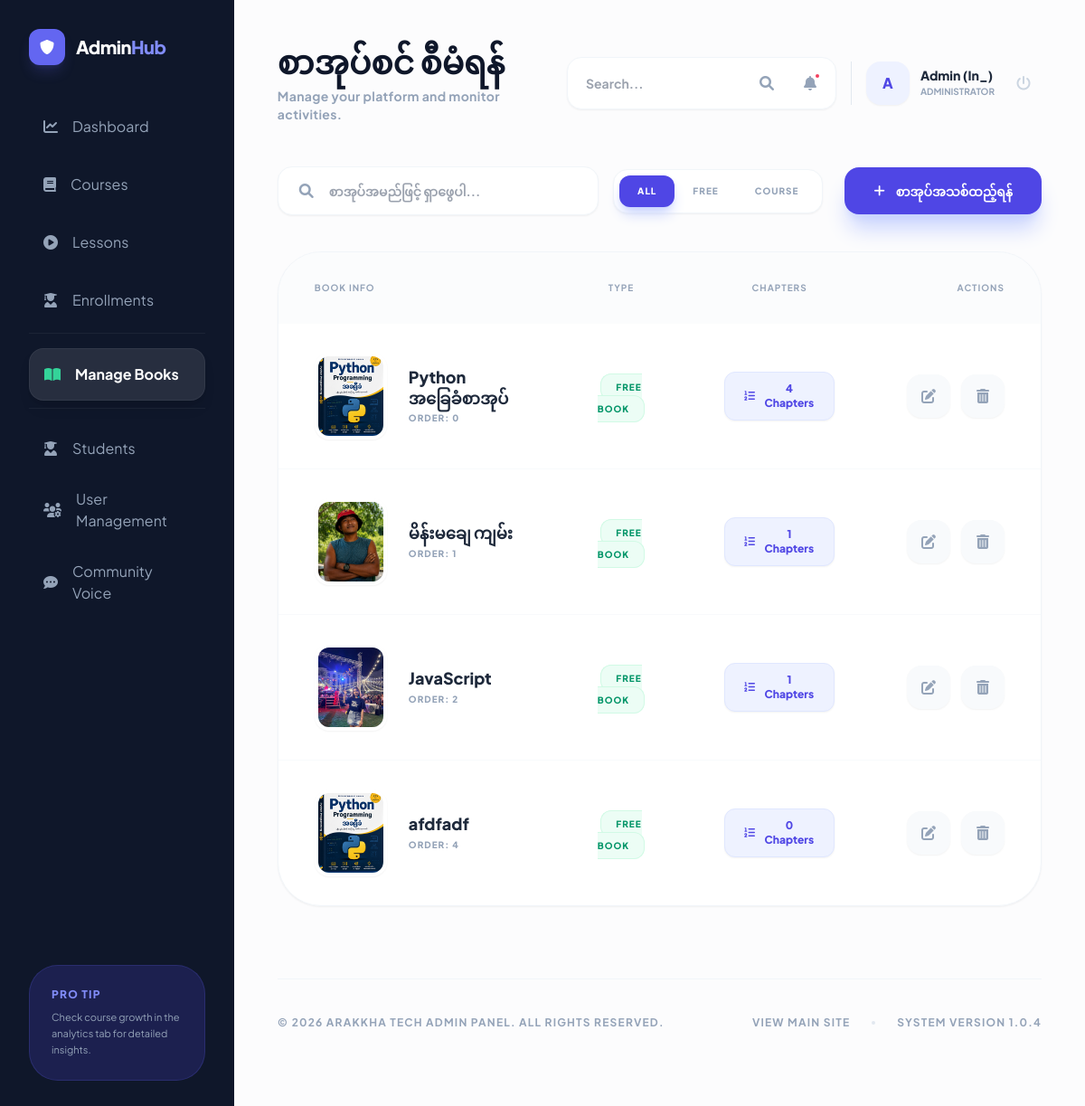
/docs/manage/ (signed in), run on the app's committed database.
### docs/models.py (models this page shows, shortened)
class Book(models.Model):
    course = models.ForeignKey('courses.Course', on_delete=models.SET_NULL, null=True, blank=True, related_name='books')
    author = models.ForeignKey(User, on_delete=models.CASCADE, related_name='books_written', null=True, blank=True)
    title = models.CharField(max_length=200)
    slug = models.SlugField(unique=True, blank=True)
    description = models.TextField(blank=True)
    thumbnail = models.ImageField(upload_to='books/thumbnails/', null=True, blank=True, help_text="Book cover image")
    order = models.PositiveIntegerField(default=0)
    is_free_book = models.BooleanField(default=True, help_text="If True, it will appear in the Free Books section")
    class Meta:
        verbose_name_plural = "Books"
        ordering = ['order', 'title']

### docs/views.py (the view)
# urls.py: path('manage/', views.manage_books, name='manage_books'),
@login_required
@user_passes_test(is_instructor)
def manage_books(request):
    query = request.GET.get('q', '')
    filter_type = request.GET.get('type', 'all')
    if is_admin(request.user):
        books = Book.objects.all().order_by('order')
    else:
        books = Book.objects.filter(author=request.user).order_by('order')
    if query:
        books = books.filter(Q(title__icontains=query) | Q(description__icontains=query))
    if filter_type == 'free':
        books = books.filter(is_free_book=True)
    elif filter_type == 'course':
        books = books.filter(course__isnull=False)
    return render(request, 'docs/management/manage_books.html', {
        'books': books,
        'query': query,
        'filter_type': filter_type
    })

### courses/context_processors.py (called while the page is built)
def user_roles(request):
    if request.user.is_authenticated:
        return {
            'is_admin_user': _is_admin(request.user),
            'is_instructor_user': _is_instructor(request.user),
            'user_role_label': (request.user.profile.role if hasattr(request.user, 'profile') else 'student')
        }
    return {
        'is_admin_user': False,
        'is_instructor_user': False,
        'user_role_label': 'guest'
    }

### courses/helpers.py (called while the page is built)
def is_admin(user):
    if user.is_superuser:
        return True
    if hasattr(user, 'profile'):
        return user.profile.role == 'admin'
    return False

def is_instructor(user):
    if user.is_superuser:
        return True
    if hasattr(user, 'profile'):
        return user.profile.role == 'instructor'
    return False

### docs/templates/docs/management/manage_books.html (shortened to what this page needs)
{% extends 'base.html' %}
{% block content %}
<div class="min-h-screen bg-[#fcfcfd] flex flex-col lg:flex-row">
    {% include 'courses/admin_sidebar_snippet.html' %}
    <main class="flex-grow p-6 lg:p-12">
        {% include 'courses/admin_topbar_snippet.html' with title="စာအုပ်စင် စီမံရန်" subtitle="စာအုပ်နှင့် လမ်းညွှန်ချက်များအားလုံးကို ဤနေရာတွင် စီမံနိုင်ပါသည်။" %}
        <div class="mb-10 flex flex-col md:flex-row md:items-center justify-between gap-6">
            <div class="flex flex-col md:flex-row items-center gap-4 flex-grow max-w-2xl">
                <form method="get" class="relative flex-grow w-full">
                    <i class="fas fa-search absolute left-6 top-1/2 -translate-y-1/2 text-slate-400"></i>
                    <input type="text" name="q" value="{{ query }}" placeholder="စာအုပ်အမည်ဖြင့် ရှာဖွေပါ..." class="w-full bg-white border border-slate-100 rounded-2xl pl-14 pr-6 py-4 text-sm font-bold outline-none focus:ring-2 focus:ring-indigo-500 transition-all shadow-sm">
                </form>
                <div class="flex items-center bg-white p-1.5 rounded-2xl border border-slate-100 shadow-sm shrink-0">
                    <a href="?type=all{% if query %}&q={{ query }}{% endif %}" class="px-5 py-2.5 rounded-xl text-[10px] font-black uppercase tracking-widest transition-all {% if filter_type == 'all' %}bg-indigo-600 text-white shadow-lg shadow-indigo-200{% else %}text-slate-400 hover:text-slate-600{% endif %}">All</a>
                    <a href="?type=free{% if query %}&q={{ query }}{% endif %}" class="px-5 py-2.5 rounded-xl text-[10px] font-black uppercase tracking-widest transition-all {% if filter_type == 'free' %}bg-indigo-600 text-white shadow-lg shadow-indigo-200{% else %}text-slate-400 hover:text-slate-600{% endif %}">Free</a>
                    <a href="?type=course{% if query %}&q={{ query }}{% endif %}" class="px-5 py-2.5 rounded-xl text-[10px] font-black uppercase tracking-widest transition-all {% if filter_type == 'course' %}bg-indigo-600 text-white shadow-lg shadow-indigo-200{% else %}text-slate-400 hover:text-slate-600{% endif %}">Course</a>
                </div>
            </div>
            <a href="{% url 'add_book' %}" class="bg-indigo-600 text-white px-8 py-4 rounded-2xl font-black text-sm shadow-xl shadow-indigo-200 hover:scale-[1.02] transition-transform flex items-center shrink-0">
                <i class="fas fa-plus mr-3"></i> စာအုပ်အသစ်ထည့်ရန်
            </a>
        </div>
        <div class="bg-white rounded-[3rem] shadow-sm border border-slate-100 overflow-hidden" data-aos="fade-up">
            <div class="overflow-x-auto">
                <table class="w-full text-left">
                    <thead class="text-slate-400 text-[10px] uppercase tracking-widest font-black bg-slate-50/50">
                        <tr>
                            <th class="px-10 py-8">Book Info</th>
                            <th class="px-10 py-8 text-center">Type</th>
                            <th class="px-10 py-8 text-center">Chapters</th>
                            <th class="px-10 py-8 text-right">Actions</th>
                        </tr>
                    </thead>
                    <tbody class="divide-y divide-slate-50">
                        {% for book in books %}
                        <tr class="group hover:bg-slate-50/30 transition-all">
                            <td class="px-10 py-8">
                                <div class="flex items-center">
                                    <div class="w-20 h-24 rounded-2xl bg-slate-50 overflow-hidden flex-shrink-0 mr-6 shadow-sm border-4 border-white transition-transform group-hover:scale-105">
                                        {% if book.thumbnail %}
                                            <img src="{{ book.thumbnail.url }}" class="w-full h-full object-cover">
                                        {% else %}
                                            <div class="w-full h-full flex items-center justify-center text-indigo-200 text-2xl">
                                                <i class="fas fa-book-open"></i>
                                            </div>
                                        {% endif %}
                                    </div>
                                    <div>
                                        <p class="font-black text-slate-800 text-lg group-hover:text-indigo-600 transition-colors leading-tight mb-1">{{ book.title }}</p>
                                        <p class="text-[10px] font-black text-slate-400 uppercase tracking-widest">Order: {{ book.order }}</p>
                                    </div>
                                </div>
                            </td>
                            <td class="px-10 py-8 text-center">
                                {% if book.is_free_book %}
                                    <span class="bg-emerald-50 text-emerald-600 text-[10px] font-black px-4 py-2 rounded-xl border border-emerald-100 uppercase tracking-widest">Free Book</span>
                                {% else %}
                                    <span class="bg-slate-50 text-slate-500 text-[10px] font-black px-4 py-2 rounded-xl border border-slate-100 uppercase tracking-widest">Course Only</span>
                                {% endif %}
                            </td>
                            <td class="px-10 py-8 text-center">
                                <a href="{% url 'manage_chapters' book.pk %}" class="inline-flex items-center bg-indigo-50 text-indigo-600 text-xs font-black px-5 py-2.5 rounded-xl hover:bg-indigo-600 hover:text-white transition-all shadow-sm border border-indigo-100">
                                    <i class="fas fa-list-ol mr-2"></i> {{ book.chapters.count }} Chapters
                                </a>
                            </td>
                            <td class="px-10 py-8 text-right">
                                <div class="flex items-center justify-end space-x-3">
                                    <a href="{% url 'edit_book' book.pk %}" class="w-12 h-12 rounded-2xl bg-slate-50 text-slate-400 flex items-center justify-center hover:bg-indigo-50 hover:text-indigo-600 transition-all shadow-sm">
                                        <i class="fas fa-edit"></i>
                                    </a>
                                    <a href="{% url 'delete_book' book.pk %}" class="w-12 h-12 rounded-2xl bg-slate-50 text-slate-400 flex items-center justify-center hover:bg-rose-50 hover:text-rose-600 transition-all shadow-sm">
                                        <i class="fas fa-trash-alt"></i>
                                    </a>
                                </div>
                            </td>
                        </tr>
                        {% empty %}
                        <tr><td colspan="4" class="px-10 py-32 text-center">No books found.</td></tr>
                        {% endfor %}
                    </tbody>
                </table>
            </div>
        </div>
        {% include 'courses/admin_footer_snippet.html' %}
    </main>
</div>
{% endblock %}

### courses/templates/courses/admin_topbar_snippet.html (shortened to what this page needs)
<header class="relative z-[60] flex flex-col md:flex-row md:items-center justify-between mb-12 gap-6" data-aos="fade-down">
    <div>
        <h1 class="text-4xl font-black text-slate-900 mb-2">{% block admin_title %}{{ title|default:"Admin Dashboard" }}{% endblock %}</h1>
        <p class="text-slate-400 font-bold text-sm tracking-wide">{% block admin_subtitle %}Manage your platform and monitor activities.{% endblock %}</p>
    </div>
    <div class="flex items-center space-x-4 relative">
        <div class="bg-white p-2 rounded-2xl shadow-sm border border-slate-100 flex items-center space-x-2 relative z-10">
            <form action="{% url 'admin_search' %}" method="GET" class="flex items-center">
                <input type="text" name="q" placeholder="Search..." class="bg-transparent border-none text-sm font-bold text-slate-600 px-3 py-1 outline-none w-32 md:w-48">
                <button type="submit" class="w-10 h-10 rounded-xl hover:bg-slate-50 text-slate-400 transition-all"><i class="fas fa-search"></i></button>
            </form>
            <div class="relative group/notifications">
                <button class="w-10 h-10 rounded-xl hover:bg-slate-50 text-slate-400 transition-all relative">
                    <i class="fas fa-bell"></i>
                    {% if unread_admin_notifications_count > 0 %}
                        <span class="absolute top-2 right-2 w-2 h-2 bg-rose-500 rounded-full border-2 border-white"></span>
                    {% endif %}
                </button>
            </div>
        </div>
        <div class="flex items-center space-x-3 pl-4 border-l border-slate-200">
            <div class="w-12 h-12 rounded-2xl bg-indigo-50 flex items-center justify-center text-indigo-600 font-black shadow-sm">
                {{ user.username|slice:":1"|upper }}
            </div>
            <div class="hidden md:block">
                <p class="text-sm font-black text-slate-800 leading-none mb-1">
                    {% if user.get_full_name %}
                        {{ user.get_full_name }}
                    {% else %}
                        {{ user.username }}
                    {% endif %}
                </p>
                <p class="text-[10px] font-bold text-slate-400 uppercase">
                    {% if is_admin_user %}Administrator{% elif is_instructor_user %}Instructor{% else %}User{% endif %}
                </p>
            </div>
            <form action="{% url 'logout' %}" method="post" class="ml-2">
                <button type="submit" class="w-10 h-10 rounded-xl hover:bg-rose-50 text-slate-300 hover:text-rose-500 transition-all">
                    <i class="fas fa-power-off"></i>
                </button>
            </form>
        </div>
    </div>
</header>

### templates/base.html (style rules this page uses)
:root { --primary: #6366f1; --primary-dark: #4f46e5; --secondary: #a855f7; --accent: #f43f5e; --bg-slate: #f8fafc; }
body { font-family: 'Plus Jakarta Sans', 'Pyidaungsu', sans-serif; scroll-behavior: smooth; }

### data on the page
Book: thumbnail (picture), title "Python အခြေခံစာအုပ်", order "0", is_free_book "FREE BOOK", chapters.count "4"
Book: thumbnail (picture), title "မိန်းမချေ ကျမ်း", order "1", is_free_book "FREE BOOK", chapters.count "1"
Book: thumbnail (picture), title "JavaScript", order "2", is_free_book "FREE BOOK", chapters.count "1"
Book: thumbnail (picture), title "afdfadf", order "4", is_free_book "FREE BOOK", chapters.count "0"

### other printed values
{{ title|default:"Admin Dashboard" }} "စာအုပ်စင် စီမံရန်"
{{ user.username|slice:":1"|upper }} "A"
{{ user.get_full_name }} "Admin (In_)"
